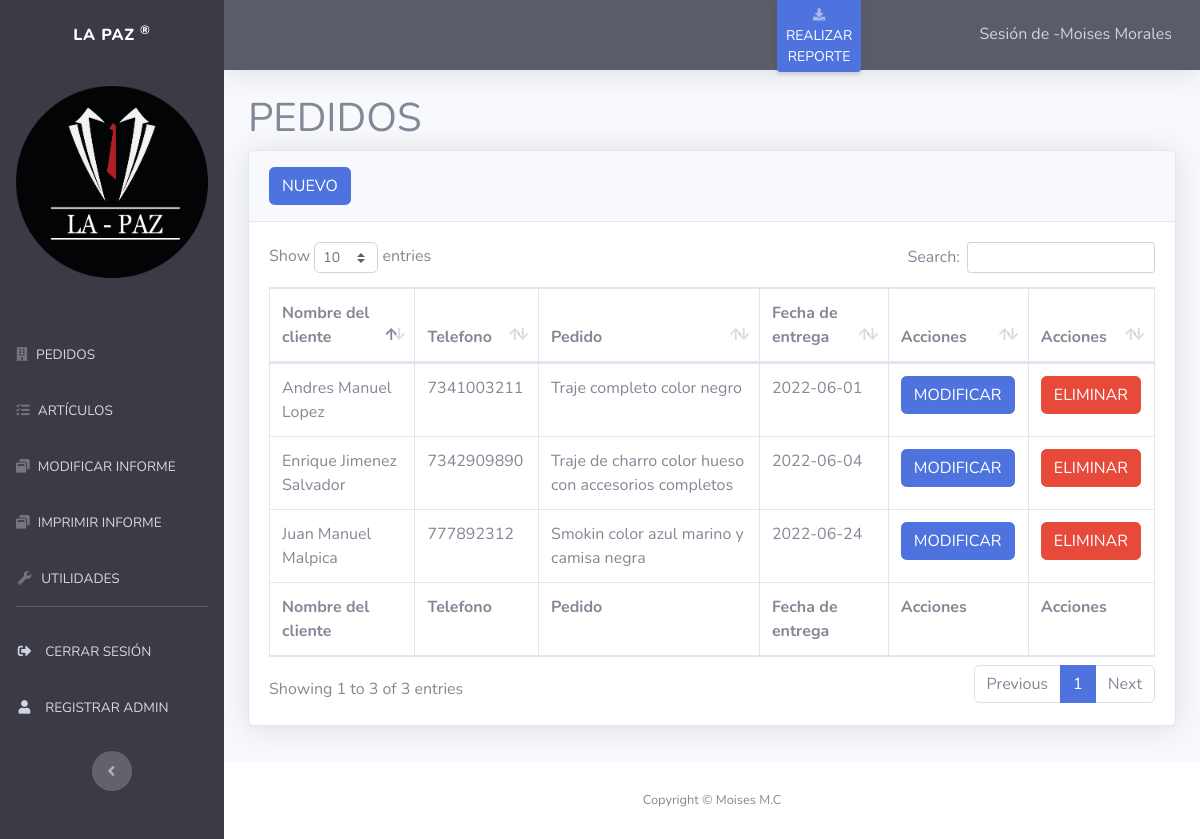
/dashboard/buttons.php (signed in), run on the app's committed database.
### tables this page shows
CREATE TABLE `clientes` (
  `id_cliente` int(11) NOT NULL,
  `nombre_cliente` varchar(30) NOT NULL,
  `tel_cliente` varchar(15) NOT NULL,
  `pedido_cliente` varchar(100) NOT NULL,
  `entrega_cliente` date NOT NULL
);

### dashboard/buttons.php (the view)
<?php require_once "vistas/parte_superior.php"?>
<div class="container-fluid">
    <h1>PEDIDOS</h1>
</div>
                <div class="container-fluid">
                    <div class="card shadow mb-4">
                        <div class="card-header py-3">
                            <td><a href="nuevo_cliente.php" class="btn btn-primary"> NUEVO </a></td>
                        </div>
                        <div class="card-body">
                            <div class="table-responsive">
                                <table class="table table-bordered" id="dataTable" width="100%" cellspacing="0">
                                    <thead>
                                        <tr>
                                            <th>Nombre del cliente</th>
                                <th>Telefono</th>
                                <th>Pedido</th>
                                <th>Fecha de entrega</th>
                                 <th>Acciones</th>
                                 <th>Acciones</th>
                                        </tr>
                                    </thead>
                                    <tfoot>
                                        <tr>
                                            <th>Nombre del cliente</th>
                                <th>Telefono</th>
                                <th>Pedido</th>
                                <th>Fecha de entrega</th>
                                 <th>Acciones</th>
                                 <th>Acciones</th>
                                        </tr>
                                    </tfoot>
                                    <tbody>
                           <?php require ("../conexion2.php");
    $consulta = $mysqli->query("SELECT * FROM clientes");
    while($datos = mysqli_fetch_array($consulta)){
?>
                            <tr>
                <td><?php echo $datos[1]; ?></td>
                <td><?php echo $datos[2]; ?></td>
                <td><?php echo $datos[3]; ?></td>
                <td><?php echo $datos[4]; ?></td>
                            <td><a href="modifica_clientes.php?id_cliente=<?php echo $datos[0];  ?>" class="btn btn-primary" > MODIFICAR</a></td>
<td><a href="eliminar_cliente.php?id_cliente=<?php echo $datos[0];  ?>" class="btn btn-danger"  onclick="return confirm('¿Seguro que quieres eliminar este registro?');">ELIMINAR </a></td>
  </tr>
                            <?php
                                }
                            ?>
                                    </tbody>
                                </table>
                            </div>
                        </div>
                    </div>
                </div>
<?php require_once "vistas/parte_inferior.php"?>

### dashboard/vistas/parte_superior.php (shortened to what this page needs)
<!DOCTYPE html>
<html lang="en">
<head>
  <link href="vendor/fontawesome-free/css/all.min.css" rel="stylesheet" type="text/css">
  <link href="css/sb-admin-2.min.css" rel="stylesheet">
    <link rel="stylesheet" type="text/css" href="vendor/datatables/datatables.min.css"/>
    <link rel="stylesheet"  type="text/css" href="vendor/datatables/DataTables-1.10.18/css/dataTables.bootstrap4.min.css">
</head>
<body id="page-top">
  <div id="wrapper">
    <ul class="navbar-nav bg-gray-900
   sidebar sidebar-dark accordion" id="accordionSidebar">
      <a class="sidebar-brand d-flex align-items-center justify-content-center" href="buttons.php">
        <div class="sidebar-brand-text mx-3">LA PAZ <sup>® </sup></div>
      </a>
      <li class="nav-item active">
        <a class="nav-link">
<img class="img-fluid" src="img/LOGO.png" width="200" height="200">
         <li class="nav-item">
                <a class="nav-link" href="buttons.php">
                    <i class="fa fa-building" aria-hidden="true"></i>
                    <span>PEDIDOS</span></a>
            </li>
         <li class="nav-item">
                <a class="nav-link" href="cards.php">
                    <i class="fa fa-tasks" aria-hidden="true"></i>
                    <span>ARTÍCULOS</span></a>
            </li>
            <li class="nav-item">
                <a class="nav-link" href="visreporte.php">
                    <i class="fa fa-window-restore" aria-hidden="true"></i>
                    <span>MODIFICAR INFORME</span></a>
            </li>
            <li class="nav-item">
                <a class="nav-link" href="informe.php">
                    <i class="fa fa-window-restore" aria-hidden="true"></i>
                    <span>IMPRIMIR INFORME</span></a>
            </li>
<li class="nav-item">
                <a class="nav-link" href="calendar.php">
                   <i class="fas fa-fw fa-wrench"></i>
                    <span>UTILIDADES</span></a>
            </li>
        <hr class="sidebar-divider">
       <li class="nav-item">
                <a class="nav-link" href="../BD/Desconectar.php">
                <i class="fas fa-sign-out-alt fa-sm fa-fw mr-2 text-gray-400"></i>
                    <span>CERRAR SESIÓN</span></a>
            </li>
<li class="nav-item">
                <a class="nav-link"  href="cuenta_admin.php">
                <i class="fas fa-user fa-sm fa-fw mr-2 text-gray-400"></i>
                    <span>REGISTRAR ADMIN</span></a>
            </li>
   <p>
      <div class="text-center d-none d-md-inline">
        <button class="rounded-circle border-0" id="sidebarToggle"></button>
      </div>
    </a>
    </ul>
    <div id="content-wrapper" class="d-flex flex-column">
      <div id="content">
        <nav class="navbar navbar-expand navbar-light bg-dark topbar mb-4 static-top shadow">
          <ul class="navbar-nav ml-auto">
<div class="container">
  <div class="row">
<div class="col-md-2">
                                  <?php
$permiso = $_SESSION['permiso'] ;
if($permiso=='admin'){
?>
                        <a href="reporte.php" class="d-none d-sm-inline-block btn btn-sm btn-primary shadow-sm"><i
                                class="fas fa-download fa-sm text-white-50"></i> REALIZAR REPORTE</a>
                    </div>
</div>
</div>
 <?php  } ?>
            <li class="nav-item dropdown no-arrow">
              <a class="nav-link dropdown-toggle" href="#" id="userDropdown" role="button" data-toggle="dropdown" aria-haspopup="true" aria-expanded="false">
                Sesión de -
                <span class=""><?php echo $_SESSION["nombre_user"];?></span>
              </a>
            </li>
          </ul>
        </nav>

### dashboard/vistas/parte_inferior.php (shortened to what this page needs)
      </div>
      <footer class="sticky-footer bg-white">
        <div class="container my-auto">
          <div class="copyright text-center my-auto">
            <span>Copyright &copy; Moises M.C </span>
          </div>
        </div>
      </footer>
    </div>
  </div>
</body>
</html>

### data on the page
clientes: nombre_cliente "Andres Manuel Lopez", tel_cliente "7341003211", pedido_cliente "Traje completo color negro", entrega_cliente "2022-06-01"
clientes: nombre_cliente "Juan Manuel Malpica", tel_cliente "777892312", pedido_cliente "Smokin color azul marino y camisa negra", entrega_cliente "2022-06-24"
clientes: nombre_cliente "Enrique Jimenez Salvador", tel_cliente "7342909890", pedido_cliente "Traje de charro color hueso con accesorios completos", entrega_cliente "2022-06-04"

### other printed values
$_SESSION["nombre_user"] "Moises Morales"
